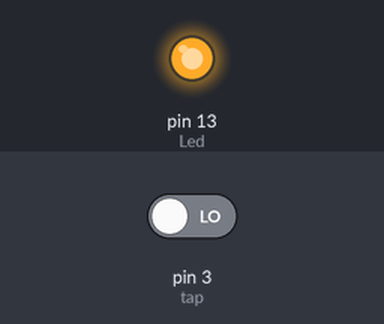
Simulated run of this sketch. Board: Arduino Uno, built with avr-gcc and run on an emulated ATmega328P. On the bench: output pins drawn as LEDs (lit = HIGH). Inputs (shaded band) come from the test bench; at power-on: pin 3 (tap) LOW.

Above: at 1.2 s.
1.3 s: pin 3 (tap) driven HIGH
At 2.5 s:
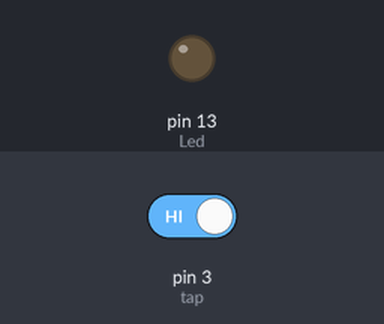
2.8 s: pin 3 (tap) driven LOW
At 3.9 s:
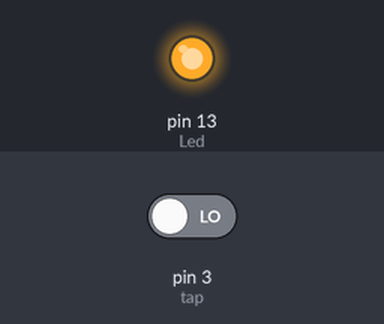
Timing chart, 0 to 5.8 s (numbered marks = the images above; inputs shaded):
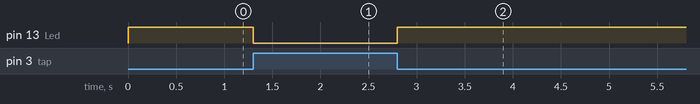

The sketch:

_002_Tap.ino
```cpp
int Led=13;     // Define LDE Pin
int tap=3;      // Define pin for tap sensor
int val;        // Define Variable val
void setup()
{
  pinMode(Led,OUTPUT);  // Define LED as output
  pinMode(tap,INPUT);   // Define tap sensor as input
}

void loop()
{
  val=digitalRead(tap); // assign digital pin 3's reading to val
  if(val==HIGH) // anything detected by tap sensor, LED starts
  {
    digitalWrite(Led,LOW);
  }
  else
  {
    digitalWrite(Led,HIGH);
  }
}
```

Measured:
- after the input at 1.3 s, pin 13 (Led): HIGH → LOW at once
- after the input at 2.8 s, pin 13 (Led): LOW → HIGH at once
